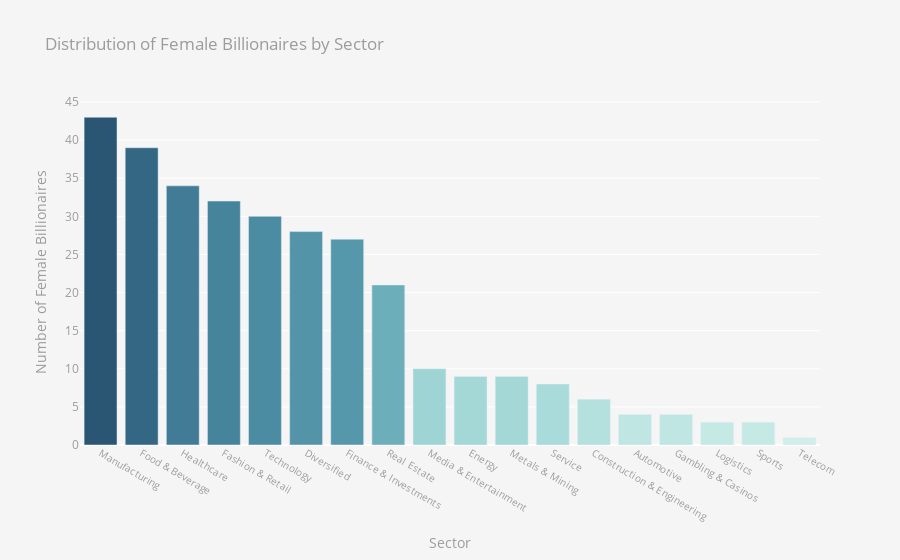

Here is the notebook cell this chart was saved with:
### Markdown cell above
**Most Female Billionaires are in Manufacturing, Food & Beverages**

### Code cell
trace = go.Bar(
    x = category_female["category"],
    y = category_female["count"],
    marker = dict(
        color = category_female["count"],
        colorscale = "teal",
    )
)
layout = dict(
    title = dict(
        text="Distribution of Female Billionaires by Sector", 
        font = dict(color="#9C9C9C")
    ),
    xaxis = dict(
        color = "#9C9C9C",
        title = "Sector",
        tickfont = dict(size=10)
    ),
    yaxis = dict(
        color = "#9C9C9C",
        title = "Number of Female Billionaires"
    ),
    paper_bgcolor = "#F5F5F5",
    plot_bgcolor = "#F5F5F5"
)

fig = go.Figure(data = [trace], layout = layout)
fig.show()

### Figure 1 — Plotly figure (JSON) as saved in the notebook; plotly's stock layout.template omitted (floating-point values rounded to 4 significant figures)
{"data": [{"marker": {"color": [43, 39, 34, 32, 30, 28, 27, 21, 10, 9, 9, 8, 6, 4, 4, 3, 3, 1], "colorscale": [[0, "rgb(209, 238, 234)"], [0.1667, "rgb(168, 219, 217)"], [0.3333, "rgb(133, 196, 201)"], [0.5, "rgb(104, 171, 184)"], [0.6667, "rgb(79, 144, 166)"], [0.8333, "rgb(59, 115, 143)"], [1, "rgb(42, 86, 116)"]]}, "type": "bar", "x": ["Manufacturing", "Food & Beverage", "Healthcare", "Fashion & Retail", "Technology", "Diversified", "Finance & Investments", "Real Estate", "Media & Entertainment", "Energy", "Metals & Mining", "Service", "Construction & Engineering", "Automotive", "Gambling & Casinos", "Logistics", "Sports", "Telecom"], "y": [43, 39, 34, 32, 30, 28, 27, 21, 10, 9, 9, 8, 6, 4, 4, 3, 3, 1]}], "layout": {"paper_bgcolor": "#F5F5F5", "plot_bgcolor": "#F5F5F5", "title": {"font": {"color": "#9C9C9C"}, "text": "Distribution of Female Billionaires by Sector"}, "xaxis": {"color": "#9C9C9C", "tickfont": {"size": 10}, "title": {"text": "Sector"}}, "yaxis": {"color": "#9C9C9C", "title": {"text": "Number of Female Billionaires"}}}}
